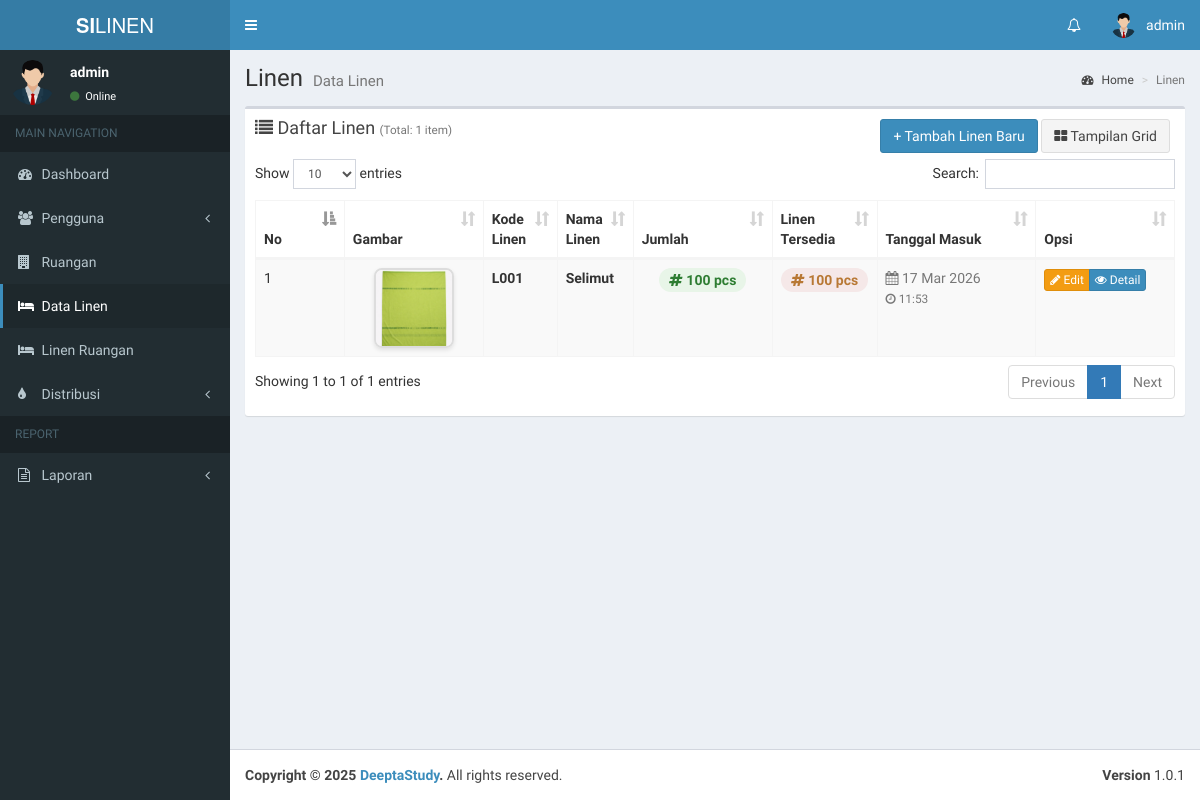
The page /admin/data_linen.php (signed in) on the database as committed earlier.
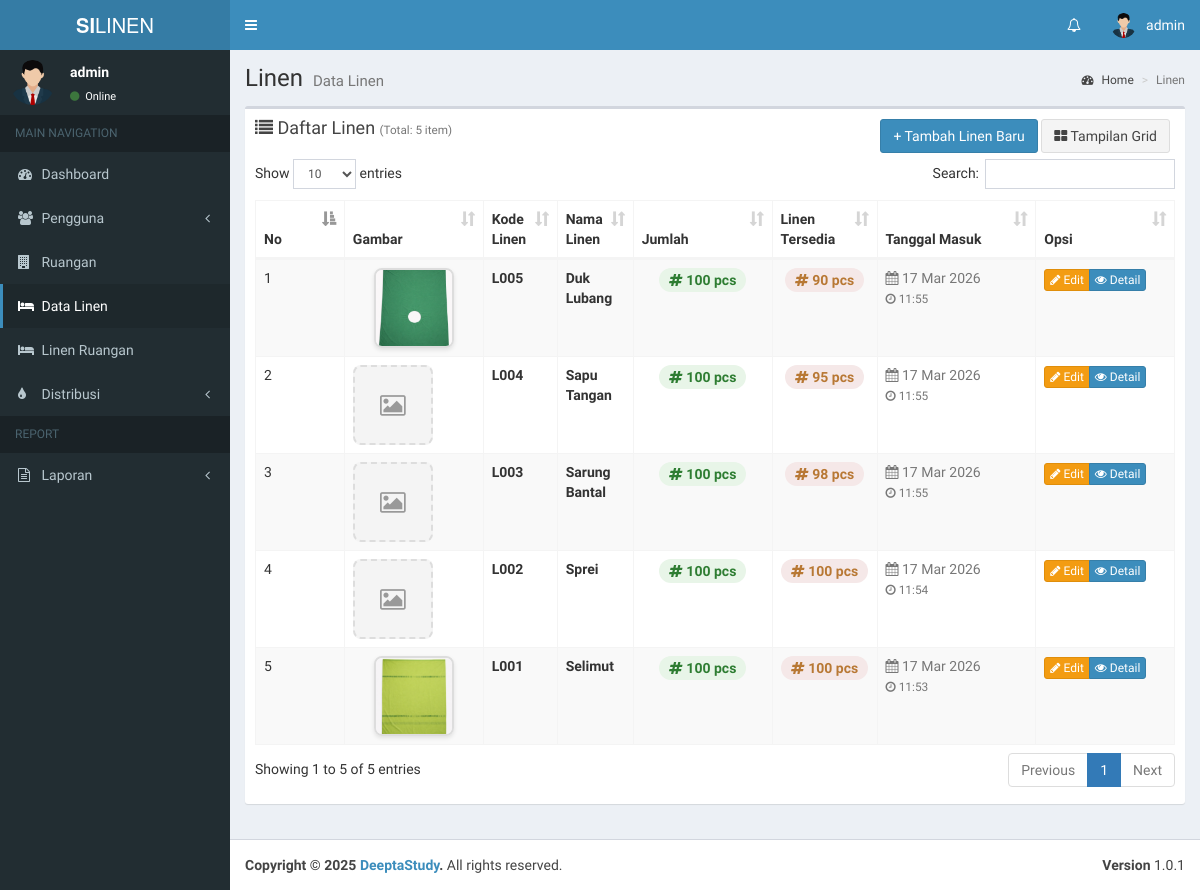
The same page on the database as committed later.
### tables this page shows
CREATE TABLE `users` (
  `id` int(11) NOT NULL,
  `nama` varchar(100) NOT NULL,
  `username` varchar(100) NOT NULL,
  `email` varchar(100) NOT NULL,
  `password` varchar(100) NOT NULL,
  `hak_akses` varchar(25) NOT NULL,
  `status` int(11) NOT NULL,
  `status_ruangan` int(11) DEFAULT NULL
);

CREATE TABLE `linen` (
  `id` int(11) NOT NULL,
  `kode_linen` varchar(15) NOT NULL,
  `nama_linen` varchar(199) NOT NULL,
  `gambar` varchar(199) NOT NULL,
  `jumlah_linen` int(11) NOT NULL,
  `sisa_linen` int(11) NOT NULL,
  `tanggal` datetime NOT NULL,
  `status` int(11) NOT NULL,
  `updated_at` datetime NOT NULL
);

### admin/data_linen.php (the view, shortened to what this page needs)
<?php
include '../koneksi.php';
$additionalCSS = [
    '../assets/plugins/datatables/dataTables.bootstrap.css',
    'https://cdnjs.cloudflare.com/ajax/libs/lightbox2/2.11.3/css/lightbox.min.css',
    '../assets/dist/css/linen.css'
];
$pageTitle = "Linen";
$pageDesc = "Data Linen";
$dataQuery = mysqli_query($koneksi, "SELECT * FROM linen ORDER BY tanggal DESC");
?>
<section class="content">
    <div class="row">
        <div class="col-xs-12">
            <div class="box">
                <div class="box-header">
                    <h3 class="box-title">
                        <i class="fa fa-list"></i> Daftar Linen
                        <small class="text-muted">(Total: <?= mysqli_num_rows($dataQuery) ?> item)</small>
                    </h3>
                    <div class="box-tools pull-right" style="position: absolute; right: 15px; top: 10px;">
                        <a href="tambah_linen.php" class="btn btn-primary">+ Tambah Linen Baru</a>
                        <button id="toggleView" class="btn btn-default">
                            <i class="fa fa-th-large"></i> Tampilan Grid
                        </button>
                    </div>
                </div>
                <div class="box-body">
                    <div id="tableView" class="table-view">
                        <?php if (mysqli_num_rows($dataQuery) > 0): ?>
                            <table id="example1" class="table table-bordered table-striped table-hover">
                                <thead>
                                    <tr>
                                        <th width="50">No</th>
                                        <th width="100">Gambar</th>
                                        <th>Kode Linen</th>
                                        <th>Nama Linen</th>
                                        <th width="100">Jumlah</th>
                                        <th>Linen Tersedia</th>
                                        <th width="120">Tanggal Masuk</th>
                                        <th width="100">Opsi</th>
                                    </tr>
                                </thead>
                                <tbody>
                                    <?php
                                    $no = 1;
                                    while ($data = mysqli_fetch_assoc($dataQuery)):
                                        $gambar_path = !empty($data['gambar']) ? '../uploads/linen/' . $data['gambar'] : '../assets/img/no-image.jpg';
                                        $gambar_exists = !empty($data['gambar']) && file_exists($gambar_path);
                                        $tanggal = date('d M Y', strtotime($data['tanggal']));
                                        $waktu_masuk = date('H:i', strtotime($data['tanggal']));
                                    ?>
                                        <tr>
                                            <td><?= $no++; ?></td>
                                            <td class="text-center">
                                                <?php if ($gambar_exists): ?>
                                                    <a href="<?= $gambar_path ?>" data-lightbox="linen-<?= $data['id'] ?>" data-title="<?= htmlspecialchars($data['nama_linen']) ?>">
                                                        <img src="<?= $gambar_path ?>" class="img-linen" alt="<?= htmlspecialchars($data['nama_linen']) ?>">
                                                    </a>
                                                <?php else: ?>
                                                    <div class="no-image">
                                                        <i class="fa fa-image fa-2x"></i>
                                                    </div>
                                                <?php endif; ?>
                                            </td>
                                            <td>
                                                <strong><?= htmlspecialchars($data['kode_linen']) ?></strong>
                                            </td>
                                            <td>
                                                <strong><?= htmlspecialchars($data['nama_linen']) ?></strong>
                                            </td>
                                            <td class="text-center">
                                                <span class="badge badge-custom" style="background: #e8f5e8; color: #2e7d32; font-size: 14px;">
                                                    <i class="fa fa-hashtag"></i> <?= $data['jumlah_linen'] ?> pcs
                                                </span>
                                            </td>
                                            <td class="text-center">
                                                <span class="badge badge-custom" style="background: #f5e8e8ff; color: rgb(184, 120, 52); font-size: 14px;">
                                                    <i class="fa fa-hashtag"></i> <?= $data['sisa_linen'] ?> pcs
                                                </span>
                                            </td>
                                            <td>
                                                <span class="text-muted">
                                                    <i class="fa fa-calendar"></i> <?= $tanggal ?>
                                                    <br>
                                                    <small><i class="fa fa-clock-o"></i> <?= $waktu_masuk ?></small>
                                                </span>
                                            </td>
                                            <td>
                                                <div class="btn-group">
                                                    <a href="edit_linen.php?id=<?= $data['id'] ?>" class="btn btn-xs btn-warning" title="Edit">
                                                        <i class="fa fa-pencil"></i> Edit
                                                    </a>
                                                    <a href="detail_linen.php?id_linen=<?= $data['id']; ?>" class="btn btn-primary btn-xs"><i class="fa fa-eye"></i> Detail</a>
                                                </div>
                                            </td>
                                        </tr>
                                    <?php
                                    endwhile;
                                    ?>
                                </tbody>
                            </table>
                        <?php endif; ?>
                    </div>
                </div>
            </div>
        </div>
    </div>
</section>
<?php
$content = ob_get_clean();
include __DIR__ . '/../layouts/header.php';
echo $content;
include __DIR__ . '/../layouts/footer.php';
?>

### layouts/header.php (shortened to what this page needs)
<?php
include '../koneksi.php';
$username = $_SESSION['username'];
$query = mysqli_query($koneksi, "SELECT * FROM users WHERE username = '$username'");
$row = mysqli_fetch_assoc($query);
?>
<!DOCTYPE html>
<html>
<head>
    <link rel="stylesheet" href="../assets/bootstrap/css/bootstrap.min.css">
    <link rel="stylesheet" href="https://maxcdn.bootstrapcdn.com/font-awesome/4.4.0/css/font-awesome.min.css">
    <link rel="stylesheet" href="https://code.ionicframework.com/ionicons/2.0.1/css/ionicons.min.css">
    <link rel="stylesheet" href="../assets/dist/css/AdminLTE.min.css">
    <link rel="stylesheet" href="../assets/dist/css/skins/_all-skins.min.css">
    <link rel="stylesheet" href="../assets/plugins/iCheck/flat/blue.css">
    <link rel="stylesheet" href="../assets/plugins/morris/morris.css">
    <link rel="stylesheet" href="../assets/plugins/jvectormap/jquery-jvectormap-1.2.2.css">
    <?php if (!empty($additionalCSS)): ?>
        <?php foreach ($additionalCSS as $css): ?>
            <link rel="stylesheet" href="<?= htmlspecialchars($css) ?>">
        <?php endforeach; ?>
    <?php endif; ?>
</head>
<body class="hold-transition skin-blue sidebar-mini">
    <div class="wrapper">
        <header class="main-header">
            <a href="#" class="logo">
                <span class="logo-lg"><b>SI</b>LINEN</span>
            </a>
            <nav class="navbar navbar-static-top" role="navigation">
                <a href="#" class="sidebar-toggle" data-toggle="offcanvas" role="button">
                </a>
                <div class="navbar-custom-menu">
                    <ul class="nav navbar-nav">
                        <li class="dropdown notifications-menu">
                            <a href="#" class="dropdown-toggle" data-toggle="dropdown">
                                <i class="fa fa-bell-o"></i>
                            </a>
                        </li>
                        <li class="dropdown user user-menu">
                            <a href="#" class="dropdown-toggle" data-toggle="dropdown">
                                <img src="../assets/images/avatar.png" class="user-image" alt="User Image">
                                <span class="hidden-xs"><?= $row['username']; ?></span>
                            </a>
                        </li>
                    </ul>
                </div>
            </nav>
        </header>
        <div class="content-wrapper">
            <section class="content-header">
                <h1>
                    <?php echo isset($pageTitle) ? $pageTitle : 'Dashboard'; ?>
                    <small><?php echo isset($pageDesc) ? $pageDesc : 'Control Panel'; ?></small>
                </h1>
                <ol class="breadcrumb">
                    <li><a href="#"><i class="fa fa-dashboard"></i> Home</a></li>
                    <li class="active"><?php echo isset($pageTitle) ? $pageTitle : 'Dashboard'; ?></li>
                </ol>
            </section>
            <?php include __DIR__ . '/navigation.php'; ?>

### layouts/navigation.php (shortened to what this page needs)
<aside class="main-sidebar">
    <section class="sidebar">
        <div class="user-panel">
            <div class="pull-left image">
                <img src="../assets/images/avatar.png" class="img-circle" alt="User Image">
            </div>
            <div class="pull-left info">
                <p><?= $row['username']; ?></p>
                <a href="#"><i class="fa fa-circle text-success"></i> Online</a>
            </div>
        </div>
        <?php
            if ($row['hak_akses'] == 'admin') {
        ?>
        <ul class="sidebar-menu">
            <li class="header">MAIN NAVIGATION</li>
            <li class="<?= $_SESSION['active_menu'] == 'dashboard' ? 'active' : '' ?>">
                <a href="../admin/">
                    <i class="fa fa-dashboard"></i> <span>Dashboard</span>
                </a>
            </li>
            <li class="treeview <?= $_SESSION['active_menu'] == 'pengguna' ? 'active' : '' ?>">
                <a href="#">
                    <i class="fa fa-users"></i> <span>Pengguna</span>
                    <i class="fa fa-angle-left pull-right"></i>
                </a>
            </li>
            <li class="<?= $_SESSION['active_menu'] == 'ruangan' ? 'active' : '' ?>">
                <a href="../admin/data_ruangan.php">
                    <i class="fa fa-building"></i> <span>Ruangan</span>
                </a>
            </li>
            <li class="<?= $_SESSION['active_menu'] == 'linen' ? 'active' : '' ?>">
                <a href="../admin/data_linen.php">
                    <i class="fa fa-bed"></i> <span>Data Linen</span>
                </a>
            </li>
            <li class="<?= $_SESSION['active_menu'] == 'linen_ruangan' ? 'active' : '' ?>">
                <a href="../admin/linen_ruangan.php">
                    <i class="fa fa-bed"></i> <span>Linen Ruangan</span>
                </a>
            </li>
            <li class="treeview <?= $_SESSION['active_menu'] == 'distribusi' ? 'active' : '' ?>">
                <a href="#">
                    <i class="fa fa-tint"></i> <span>Distribusi</span>
                    <i class="fa fa-angle-left pull-right"></i>
                </a>
            </li>
            <li class="header">REPORT</li>
            <li class="treeview <?= $_SESSION['active_menu'] == 'laporan' ? 'active' : '' ?>">
                <a href="#">
                    <i class="fa fa-file-text-o"></i> <span>Laporan</span>
                    <i class="fa fa-angle-left pull-right"></i>
                </a>
            </li>
        </ul>
        <?php
            }else if($row['hak_akses'] == 'admin_ruangan'){
        ?>
        <ul class="sidebar-menu">
            <li class="header">MAIN NAVIGATION</li>
            <li class="<?= $_SESSION['active_menu'] == 'dashboard' ? 'active' : '' ?>">
                <a href="../admin_ruangan/">
                    <i class="fa fa-dashboard"></i> <span>Dashboard</span>
                </a>
            </li>
            <li class="treeview <?= $_SESSION['active_menu'] == 'linen' ? 'active' : '' ?>">
                <a href="#">
                    <i class="fa fa-bed"></i> <span>Linen</span>
                    <i class="fa fa-angle-left pull-right"></i>
                </a>
                <ul class="treeview-menu">
                    <li><a href="../admin_ruangan/data_pengajuan.php"><i class="fa fa-paper-plane"></i> Pengajuan Linen</a></li>
                    <li><a href="../admin_ruangan/linen_ruangan.php"><i class="fa fa-bed"></i> Linen Ruangan</a></li>
                    <li><a href="../admin_ruangan/data_pencucian.php"><i class="fa fa-tint"></i> Permohonan Pencucian</a></li>
                </ul>
            </li>
            <li class="header">REPORT</li>
            <li><a href="../admin/data_laporan.php"><i class="fa fa-book"></i> <span>Laporan</span></a></li>
        </ul>
        <?php
            }else if($row['hak_akses'] == 'petugas_laundry'){
        ?>
        <?php
            }else if($row['hak_akses'] == 'kepala_penanggung_jawab'){
        ?>
        <?php
            }
        ?>
    </section>
</aside>

### layouts/footer.php (shortened to what this page needs)
</div>
<footer class="main-footer">
    <div class="pull-right hidden-xs">
        <b>Version</b> 1.0.1
    </div>
    <strong>Copyright &copy; 2025 <a href="#">DeeptaStudy</a>.</strong> All rights
    reserved.
</footer>
    </div>
</body>
</html>

Rows that differ between the two databases and show on the page:
added linen: gambar (picture), kode_linen "L005", nama_linen "Duk Lubang", jumlah_linen "100", sisa_linen "90", tanggal "17 Mar 2026", tanggal "11:55"
added linen: kode_linen "L004", nama_linen "Sapu Tangan", jumlah_linen "100", sisa_linen "95", tanggal "17 Mar 2026", tanggal "11:55"
added linen: kode_linen "L003", nama_linen "Sarung Bantal", jumlah_linen "100", sisa_linen "98", tanggal "17 Mar 2026", tanggal "11:55"
added linen: kode_linen "L002", nama_linen "Sprei", jumlah_linen "100", sisa_linen "100", tanggal "17 Mar 2026", tanggal "11:54"
Other text that changed with them:
mysqli_num_rows($dataQuery): "1" → "5"
text written by a page script: "Show entries Search: Showing 1 to 1 of 1 entries Previous 1 Next" → "Show entries Search: Showing 1 to 5 of 5 entries Previous 1 Next"
